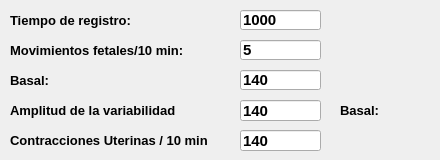
   <widget class="QWidget" name="tab_s3">
    <attribute name="title">
     <string>Condición Inicial</string>
    </attribute>
    <widget class="QLineEdit" name="lineEdit_s4_2">
     <property name="geometry">
      <rect>
       <x>240</x>
       <y>100</y>
       <width>81</width>
       <height>21</height>
      </rect>
     </property>
     <property name="font">
      <font>
       <pointsize>11</pointsize>
       <weight>75</weight>
       <bold>true</bold>
      </font>
     </property>
     <property name="text">
      <string>140</string>
     </property>
    </widget>
    <widget class="QLineEdit" name="lineEdit_s1_2">
     <property name="geometry">
      <rect>
       <x>240</x>
       <y>10</y>
       <width>81</width>
       <height>20</height>
      </rect>
     </property>
     <property name="font">
      <font>
       <pointsize>11</pointsize>
       <weight>75</weight>
       <bold>true</bold>
      </font>
     </property>
     <property name="text">
      <string>1000</string>
     </property>
    </widget>
    <widget class="QLabel" name="label_s5_2">
     <property name="geometry">
      <rect>
       <x>340</x>
       <y>100</y>
       <width>91</width>
       <height>21</height>
      </rect>
     </property>
     <property name="font">
      <font>
       <pointsize>12</pointsize>
       <weight>50</weight>
       <bold>false</bold>
      </font>
     </property>
     <property name="text">
      <string>&lt;html&gt;&lt;head/&gt;&lt;body&gt;&lt;p&gt;&lt;span style=&quot; font-size:10pt; font-weight:600;&quot;&gt;Basal:&lt;/span&gt;&lt;/p&gt;&lt;/body&gt;&lt;/html&gt;</string>
     </property>
    </widget>
    <widget class="QLabel" name="label_s3_2">
     <property name="geometry">
      <rect>
       <x>10</x>
       <y>70</y>
       <width>91</width>
       <height>21</height>
      </rect>
     </property>
     <property name="font">
      <font>
       <pointsize>12</pointsize>
       <weight>50</weight>
       <bold>false</bold>
      </font>
     </property>
     <property name="text">
      <string>&lt;html&gt;&lt;head/&gt;&lt;body&gt;&lt;p&gt;&lt;span style=&quot; font-size:10pt; font-weight:600;&quot;&gt;Basal:&lt;/span&gt;&lt;/p&gt;&lt;/body&gt;&lt;/html&gt;</string>
     </property>
    </widget>
    <widget class="QLineEdit" name="lineEdit_s3_2">
     <property name="geometry">
      <rect>
       <x>240</x>
       <y>70</y>
       <width>81</width>
       <height>20</height>
      </rect>
     </property>
     <property name="font">
      <font>
       <pointsize>11</pointsize>
       <weight>75</weight>
       <bold>true</bold>
      </font>
     </property>
     <property name="text">
      <string>140</string>
     </property>
    </widget>
    <widget class="QLabel" name="label_s2_2">
     <property name="geometry">
      <rect>
       <x>10</x>
       <y>40</y>
       <width>211</width>
       <height>21</height>
      </rect>
     </property>
     <property name="font">
      <font>
       <pointsize>12</pointsize>
       <weight>50</weight>
       <bold>false</bold>
      </font>
     </property>
     <property name="text">
      <string>&lt;html&gt;&lt;head/&gt;&lt;body&gt;&lt;p&gt;&lt;span style=&quot; font-size:10pt; font-weight:600;&quot;&gt;Movimientos fetales/10 min:&lt;/span&gt;&lt;/p&gt;&lt;/body&gt;&lt;/html&gt;</string>
     </property>
    </widget>
    <widget class="QLineEdit" name="lineEdit_s2_2">
     <property name="geometry">
      <rect>
       <x>240</x>
       <y>40</y>
       <width>81</width>
       <height>20</height>
      </rect>
     </property>
     <property name="font">
      <font>
       <pointsize>11</pointsize>
       <weight>75</weight>
       <bold>true</bold>
      </font>
     </property>
     <property name="text">
      <string>5</string>
     </property>
    </widget>
    <widget class="QLabel" name="label_s1_2">
     <property name="geometry">
      <rect>
       <x>10</x>
       <y>10</y>
       <width>161</width>
       <height>21</height>
      </rect>
     </property>
     <property name="font">
      <font>
       <pointsize>12</pointsize>
       <weight>50</weight>
       <bold>false</bold>
      </font>
     </property>
     <property name="text">
      <string>&lt;html&gt;&lt;head/&gt;&lt;body&gt;&lt;p&gt;&lt;span style=&quot; font-size:10pt; font-weight:600;&quot;&gt;Tiempo de registro:&lt;/span&gt;&lt;/p&gt;&lt;/body&gt;&lt;/html&gt;</string>
     </property>
    </widget>
    <widget class="QLabel" name="label_s4_2">
     <property name="geometry">
      <rect>
       <x>10</x>
       <y>100</y>
       <width>191</width>
       <height>21</height>
      </rect>
     </property>
     <property name="font">
      <font>
       <pointsize>12</pointsize>
       <weight>50</weight>
       <bold>false</bold>
      </font>
     </property>
     <property name="text">
      <string>&lt;html&gt;&lt;head/&gt;&lt;body&gt;&lt;p&gt;&lt;span style=&quot; font-size:10pt; font-weight:600;&quot;&gt;Amplitud de la variabilidad&lt;/span&gt;&lt;/p&gt;&lt;/body&gt;&lt;/html&gt;</string>
     </property>
    </widget>
    <widget class="QLineEdit" name="lineEdit_s4_3">
     <property name="geometry">
      <rect>
       <x>240</x>
       <y>130</y>
       <width>81</width>
       <height>21</height>
      </rect>
     </property>
     <property name="font">
      <font>
       <pointsize>11</pointsize>
       <weight>75</weight>
       <bold>true</bold>
      </font>
     </property>
     <property name="text">
      <string>140</string>
     </property>
    </widget>
    <widget class="QLabel" name="label_s4_3">
     <property name="geometry">
      <rect>
       <x>10</x>
       <y>130</y>
       <width>211</width>
       <height>21</height>
      </rect>
     </property>
     <property name="font">
      <font>
       <pointsize>12</pointsize>
       <weight>50</weight>
       <bold>false</bold>
      </font>
     </property>
     <property name="text">
      <string>&lt;html&gt;&lt;head/&gt;&lt;body&gt;&lt;p&gt;&lt;span style=&quot; font-size:10pt; font-weight:600;&quot;&gt;Contracciones Uterinas / 10 min&lt;/span&gt;&lt;/p&gt;&lt;/body&gt;&lt;/html&gt;</string>
     </property>
    </widget>
   </widget>
